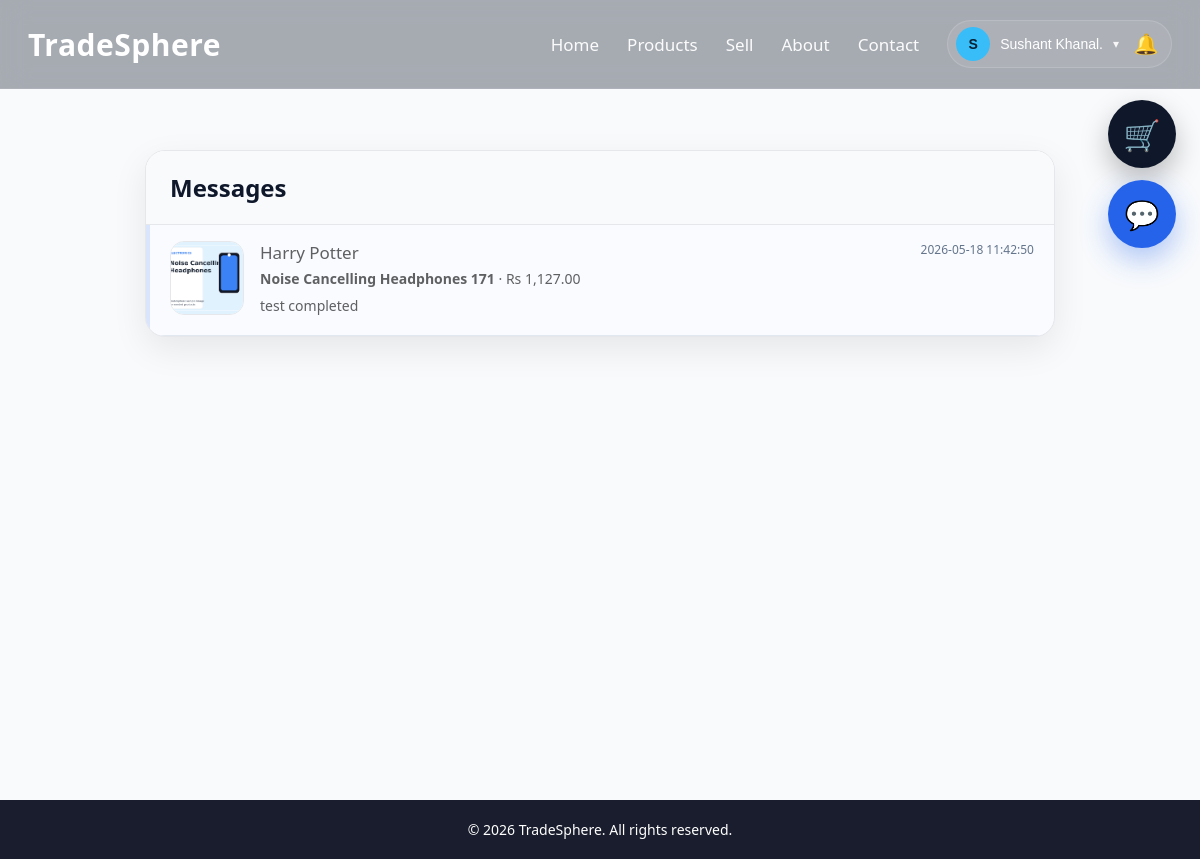
The app's page /messages.php (signed in), older data.
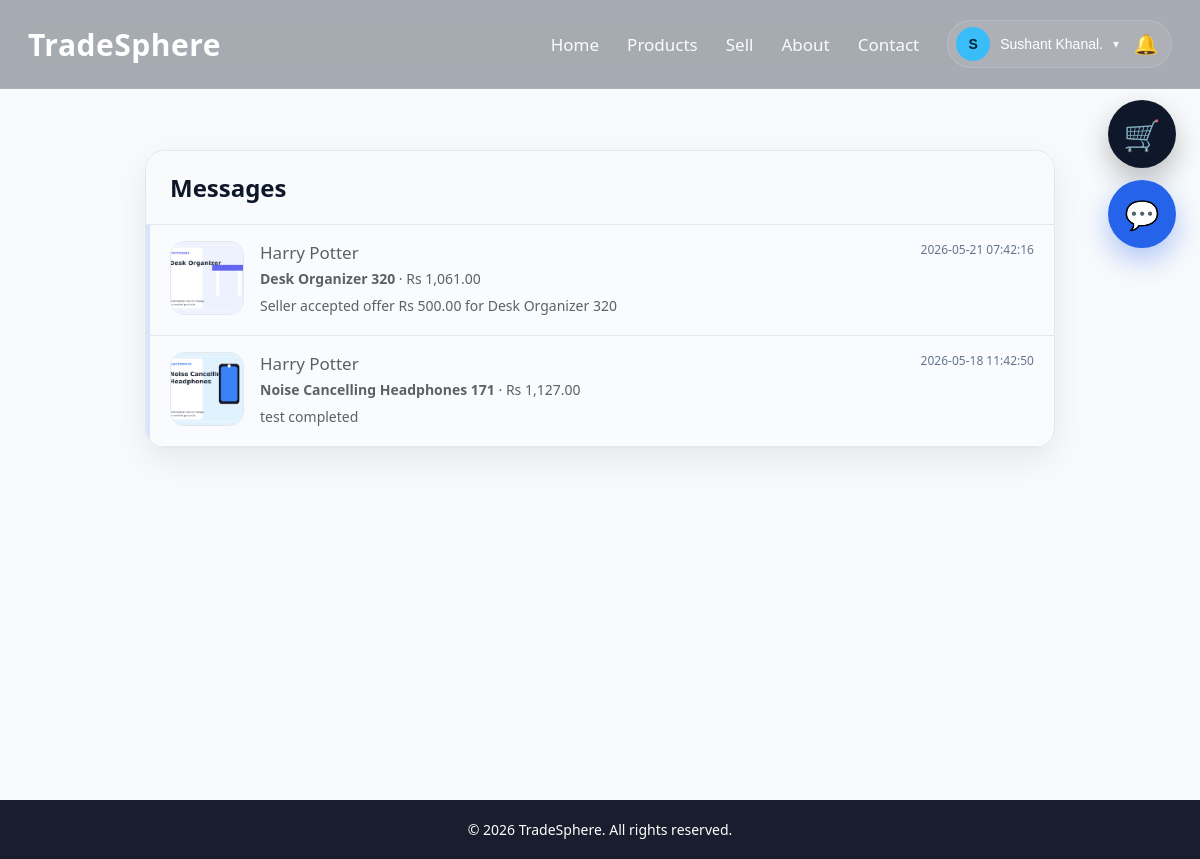
The same page, newer data.
### tables this page shows
CREATE TABLE `users` (
  `id` int(11) NOT NULL,
  `name` varchar(100) DEFAULT NULL,
  `email` varchar(150) DEFAULT NULL,
  `password` varchar(255) DEFAULT NULL,
  `role` enum('user','admin') DEFAULT 'user',
  `is_verified` tinyint(1) DEFAULT 0,
  `email_otp` varchar(255) DEFAULT NULL,
  `otp_expires_at` datetime DEFAULT NULL,
  `reset_token` varchar(255) DEFAULT NULL,
  `reset_expires_at` datetime DEFAULT NULL,
  `created_at` timestamp NOT NULL DEFAULT current_timestamp()
);

CREATE TABLE `chat_rooms` (
  `id` int(11) NOT NULL,
  `buyer_id` int(11) NOT NULL,
  `seller_id` int(11) NOT NULL,
  `product_id` int(11) NOT NULL,
  `order_id` int(11) DEFAULT NULL,
  `created_at` timestamp NOT NULL DEFAULT current_timestamp()
);

CREATE TABLE `products` (
  `id` int(11) NOT NULL,
  `user_id` int(11) DEFAULT NULL,
  `name` varchar(255) DEFAULT NULL,
  `category_id` int(11) DEFAULT NULL,
  `price` decimal(10,2) DEFAULT NULL,
  `city` varchar(100) DEFAULT NULL,
  `seller_email` varchar(150) DEFAULT NULL,
  `contact_number` varchar(20) DEFAULT NULL,
  `contact_info` varchar(255) DEFAULT NULL,
  `image` varchar(255) DEFAULT NULL,
  `description` text DEFAULT NULL,
  `product_condition` varchar(50) DEFAULT NULL,
  `status` enum('available','sold') DEFAULT 'available',
  `created_at` timestamp NOT NULL DEFAULT current_timestamp(),
  `average_rating` decimal(3,2) NOT NULL DEFAULT 0.00,
  `rating_count` int(11) NOT NULL DEFAULT 0
);

### messages.php (the view, shortened to what this page needs)
<?php
include "config/db.php";
$userEmail = $conn->real_escape_string($_SESSION['user']);
$userRes = $conn->query("
    SELECT id, name
    FROM users
    WHERE email = '$userEmail'
    LIMIT 1
");
$user = $userRes ? $userRes->fetch_assoc() : null;
$userId = (int)$user['id'];
$rooms = $conn->query("
    SELECT
        cr.*,
        p.name AS product_name,
        p.image AS product_image,
        p.price AS product_price,
        buyer.name AS buyer_name,
        seller.name AS seller_name,
        (
            SELECT message_text
            FROM chat_messages
            WHERE room_id = cr.id
            ORDER BY created_at DESC
            LIMIT 1
        ) AS last_message,
        (
            SELECT created_at
            FROM chat_messages
            WHERE room_id = cr.id
            ORDER BY created_at DESC
            LIMIT 1
        ) AS last_message_time,
        (
            SELECT COUNT(*)
            FROM chat_messages
            WHERE room_id = cr.id
            AND receiver_id = $userId
            AND is_read = 0
        ) AS unread_count
    FROM chat_rooms cr
    INNER JOIN products p ON cr.product_id = p.id
    INNER JOIN users buyer ON cr.buyer_id = buyer.id
    INNER JOIN users seller ON cr.seller_id = seller.id
    WHERE cr.buyer_id = $userId
    OR cr.seller_id = $userId
    ORDER BY last_message_time DESC, cr.created_at DESC
");
?>
<!DOCTYPE html>
<html lang="en">
<head>
    <link rel="stylesheet" href="css/style.css">
</head>
<body>
<?php include "includes/navbar.php"; ?>
<div class="page-wrap">
    <div class="container messages-wrap">
        <div class="messages-card">
            <div class="messages-head">
                <h2>Messages</h2>
            </div>
            <?php if ($rooms && $rooms->num_rows > 0): ?>
                <?php while ($room = $rooms->fetch_assoc()): ?>
                    <?php
                        $isBuyer = ((int)$room['buyer_id'] === $userId);
                        $otherName = $isBuyer ? $room['seller_name'] : $room['buyer_name'];
                        $unreadCount = (int)$room['unread_count'];
                    ?>
                    <a
                        href="chat.php?room_id=<?php echo (int)$room['id']; ?>"
                        class="message-room <?php echo ($unreadCount > 0) ? 'unread' : ''; ?>"
                    >
                        <img src="uploads/<?php echo htmlspecialchars($room['product_image']); ?>" alt="Product">
                        <div class="message-room-body">
                            <div class="message-room-top">
                                <div>
                                    <h3><?php echo htmlspecialchars($otherName); ?></h3>
                                    <p>
                                        <strong><?php echo htmlspecialchars($room['product_name']); ?></strong>
                                        · Rs <?php echo number_format((float)$room['product_price'], 2); ?>
                                    </p>
                                </div>
                                <?php if (!empty($room['last_message_time'])): ?>
                                    <span class="message-time">
                                        <?php echo htmlspecialchars($room['last_message_time']); ?>
                                    </span>
                                <?php endif; ?>
                            </div>
                            <p class="last-message">
                                <?php echo !empty($room['last_message'])
                                    ? htmlspecialchars($room['last_message'])
                                    : "No messages yet."; ?>
                            </p>
                        </div>
                    </a>
                <?php endwhile; ?>
            <?php endif; ?>
        </div>
    </div>
</div>
<footer>© 2026 TradeSphere. All rights reserved.</footer>
</body>
</html>

### includes/navbar.php (shortened to what this page needs)
<?php
include_once __DIR__ . "/../config/db.php";
$navUser = null;
$navCartCount = 0;
if (isset($_SESSION['user'])) {
    $navEmail = $conn->real_escape_string($_SESSION['user']);
    $navRes = $conn->query("
        SELECT id, name, email
        FROM users
        WHERE email='$navEmail'
        LIMIT 1
    ");
    $navUser = $navRes ? $navRes->fetch_assoc() : null;
    if ($navUser) {
        $navUserId = (int)$navUser['id'];
        $cartRes = $conn->query("
            SELECT SUM(quantity) AS total
            FROM cart
            WHERE user_id=$navUserId
        ");
        if ($cartRes) {
            $cartData = $cartRes->fetch_assoc();
            $navCartCount = (int)($cartData['total'] ?? 0);
        }
    }
}
$firstLetter = $navUser ? strtoupper(substr($navUser['name'], 0, 1)) : "U";
?>
<nav class="navbar">
    <div class="navbar-inner">
        <div class="logo">
            <a href="index.php">TradeSphere</a>
        </div>
        <div class="nav-links" id="navLinks">
            <a href="index.php">Home</a>
            <a href="products.php">Products</a>
            <a href="sell.php">Sell</a>
            <a href="index.php#about">About</a>
            <a href="index.php#contact">Contact</a>
            <?php if ($navUser): ?>
                <div class="profile-menu">
                    <div class="profile-combo">
                        <button type="button" class="profile-toggle" id="profileToggle">
                            <span class="profile-avatar">
                                <?php echo htmlspecialchars($firstLetter); ?>
                            </span>
                            <span class="profile-name">
                                <?php echo htmlspecialchars($navUser['name']); ?>
                            </span>
                            <span class="profile-caret">▾</span>
                        </button>
                        <button
                            type="button"
                            class="notification-btn"
                            onclick="toggleNotifications()"
                            title="Notifications"
                        >
                            🔔
                        </button>
                    </div>
                </div>
            <?php else: ?>
                <a href="login.php">Login</a>
                <a href="register.php" class="nav-btn">Register</a>
            <?php endif; ?>
        </div>
    </div>
</nav>
<?php if ($navUser): ?>
    <a
        href="cart.php"
        id="floatingCart"
        class="floating-cart <?php echo ($navCartCount > 0) ? 'cart-active' : ''; ?>"
        title="View Cart"
    >
        🛒
    </a>
    <a
        href="messages.php"
        id="floatingMessages"
        class="floating-message-btn"
        title="Messages"
    >
        💬
    </a>
<?php endif; ?>

### css/style.css (style rules this page uses)
* { margin: 0; padding: 0; box-sizing: border-box; }
:root { --bg-dark: #0f172a; --bg-darker: #020617; --card: #ffffff; --text: #111827; --muted: #6b7280; --line: #e5e7eb; --primary: #38bdf8; --primary-dark: #0ea5e9; --shadow: 0 10px 30px rgba(0,0,0,0.12); }
html { scroll-behavior: smooth; }
body { font-family: "Segoe UI", Arial, sans-serif; background: #f8fafc; color: var(--text); }
.navbar { position: fixed; top: 0; left: 0; width: 100%; background: rgba(15, 23, 42, 0.35); backdrop-filter: blur(14px); -webkit-backdrop-filter: blur(14px); border-bottom: 1px solid rgba(255,255,255,0.08); z-index: 1000; }
.navbar-inner { max-width: 1200px; margin: auto; padding: 20px 28px; display: flex; align-items: center; justify-content: space-between; gap: 20px; }
.logo a { text-decoration: none; color: white; font-size: 30px; font-weight: 700; letter-spacing: 0.5px; }
.nav-links { display: flex; align-items: center; gap: 28px; }
.nav-links a { color: white; text-decoration: none; font-size: 17px; font-weight: 500; opacity: 0.95; transition: 0.2s ease; }
.page-wrap { min-height: 100vh; padding-top: 120px; padding-bottom: 50px; }
.container { max-width: 1200px; margin: auto; padding: 0 20px; }
footer { background: var(--bg-darker); color: white; text-align: center; padding: 20px; font-size: 14px; opacity: 0.9; }
.profile-menu { position: relative; }
.profile-toggle { display: flex; align-items: center; gap: 10px; background: rgba(255,255,255,0.08); border: 1px solid rgba(255,255,255,0.14); color: white; border-radius: 999px; padding: 8px 12px; cursor: pointer; font-size: 14px; }
.profile-avatar { width: 34px; height: 34px; border-radius: 50%; background: #38bdf8; color: #062033; display: flex; align-items: center; justify-content: center; font-weight: 700; }
.profile-name { max-width: 110px; overflow: hidden; text-overflow: ellipsis; white-space: nowrap; }
.profile-caret { font-size: 12px; opacity: 0.9; }
.floating-cart { position: fixed; top: 100px; right: 24px; width: 68px; height: 68px; border-radius: 50%; background: #0f172a; color: white; display: flex; align-items: center; justify-content: center; text-decoration: none; font-size: 30px; box-shadow: 0 12px 28px rgba(0,0,0,0.25); z-index: 1200; transition: transform 0.25s ease, box-shadow 0.25s ease, background 0.25s ease; }
.notification-btn { position: relative; border: none; background: transparent; font-size: 22px; cursor: pointer; padding: 8px; }
.profile-menu { display:flex; align-items:center; gap:8px; position:relative; }
.profile-toggle { display:flex; align-items:center; gap:10px; }
.notification-btn { position:relative; border:none; background:transparent; font-size:22px; cursor:pointer; padding:8px; color:white; }
.floating-message-btn { position:fixed; top:180px; right:24px; width:68px; height:68px; border-radius:50%; background:#2563eb; color:white; text-decoration:none; display:flex; align-items:center; justify-content:center; font-size:28px; z-index:1200; box-shadow: 0 12px 28px rgba(37,99,235,.35); transition:.25s ease; }
.profile-toggle { display:flex; align-items:center; gap:8px; }
.profile-menu { display:flex; align-items:center; position:relative; }
.notification-btn { display:flex; align-items:center; justify-content:center; border:none; background:transparent; padding:0; font-size:22px; }
.profile-menu { position: relative !important; display: inline-flex !important; align-items: center !important; }
.profile-combo { display: inline-flex !important; align-items: center !important; gap: 6px !important; background: rgba(255,255,255,0.08) !important; border: 1px solid rgba(255,255,255,0.14) !important; border-radius: 999px !important; padding: 6px 8px !important; white-space: nowrap !important; }
.profile-combo .profile-toggle { background: transparent !important; border: none !important; padding: 0 4px 0 0 !important; border-radius: 0 !important; display: inline-flex !important; align-items: center !important; gap: 10px !important; }
.profile-combo .notification-btn { width: 34px !important; height: 34px !important; border: none !important; background: transparent !important; color: white !important; font-size: 20px !important; display: inline-flex !important; align-items: center !important; justify-content: center !important; padding: 0 !important; position: relative !important; cursor: pointer !important; }
* { box-sizing: border-box; }
html, body { max-width: 100%; overflow-x: hidden; }
img { max-width: 100%; height: auto; }

Row changes from the older to the newer data that the page shows:
added chat_rooms: product.image (picture), users.name "Harry Potter", product.name "Desk Organizer 320", product.price "1,061.00", last_message_time "2026-05-21 07:42:16", last_message "Seller accepted offer Rs 500.00 for Desk Organizer 320"
